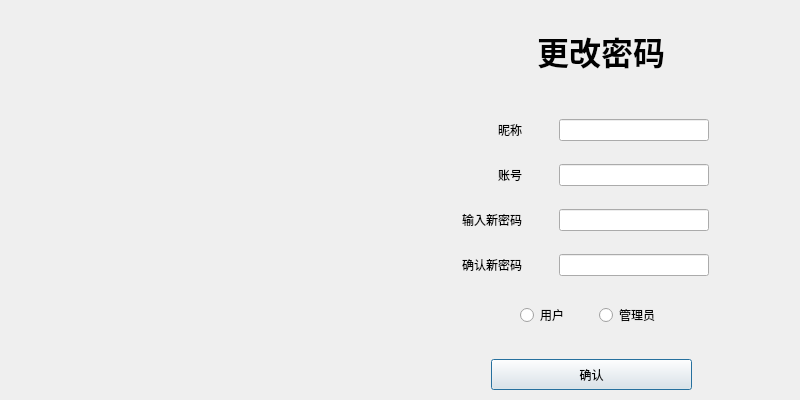
<?xml version="1.0" encoding="UTF-8"?>
<ui version="4.0">
 <class>Dlg_ChangePassword</class>
 <widget class="QDialog" name="Dlg_ChangePassword">
  <property name="geometry">
   <rect>
    <x>0</x>
    <y>0</y>
    <width>800</width>
    <height>400</height>
   </rect>
  </property>
  <property name="windowTitle">
   <string>Dialog</string>
  </property>
  <widget class="QWidget" name="widget" native="true">
   <property name="geometry">
    <rect>
     <x>0</x>
     <y>0</y>
     <width>400</width>
     <height>400</height>
    </rect>
   </property>
   <widget class="QLabel" name="label">
    <property name="geometry">
     <rect>
      <x>0</x>
      <y>0</y>
      <width>400</width>
      <height>400</height>
     </rect>
    </property>
    <property name="text">
     <string/>
    </property>
    <property name="pixmap">
     <pixmap resource="Logo.qrc">:/image/Logo.png</pixmap>
    </property>
    <property name="scaledContents">
     <bool>true</bool>
    </property>
   </widget>
  </widget>
  <widget class="QWidget" name="widget_2" native="true">
   <property name="geometry">
    <rect>
     <x>400</x>
     <y>0</y>
     <width>400</width>
     <height>400</height>
    </rect>
   </property>
   <widget class="QWidget" name="widget_3" native="true">
    <property name="geometry">
     <rect>
      <x>1</x>
      <y>1</y>
      <width>399</width>
      <height>100</height>
     </rect>
    </property>
    <widget class="QLabel" name="label_2">
     <property name="geometry">
      <rect>
       <x>0</x>
       <y>0</y>
       <width>400</width>
       <height>100</height>
      </rect>
     </property>
     <property name="font">
      <font>
       <family>Bahnschrift SemiBold</family>
       <pointsize>24</pointsize>
       <bold>true</bold>
      </font>
     </property>
     <property name="text">
      <string>更改密码</string>
     </property>
     <property name="alignment">
      <set>Qt::AlignCenter</set>
     </property>
    </widget>
   </widget>
   <widget class="QWidget" name="widget_4" native="true">
    <property name="geometry">
     <rect>
      <x>-59</x>
      <y>102</y>
      <width>401</width>
      <height>191</height>
     </rect>
    </property>
    <layout class="QGridLayout" name="gridLayout">
     <item row="1" column="0">
      <widget class="QLabel" name="label_4">
       <property name="maximumSize">
        <size>
         <width>150</width>
         <height>16777215</height>
        </size>
       </property>
       <property name="text">
        <string>账号</string>
       </property>
       <property name="alignment">
        <set>Qt::AlignRight|Qt::AlignTrailing|Qt::AlignVCenter</set>
       </property>
      </widget>
     </item>
     <item row="3" column="0">
      <widget class="QLabel" name="label_6">
       <property name="maximumSize">
        <size>
         <width>150</width>
         <height>16777215</height>
        </size>
       </property>
       <property name="text">
        <string>确认新密码</string>
       </property>
       <property name="alignment">
        <set>Qt::AlignRight|Qt::AlignTrailing|Qt::AlignVCenter</set>
       </property>
      </widget>
     </item>
     <item row="3" column="1">
      <widget class="QLineEdit" name="lineEdit_4">
       <property name="maximumSize">
        <size>
         <width>150</width>
         <height>16777215</height>
        </size>
       </property>
      </widget>
     </item>
     <item row="0" column="1">
      <widget class="QLineEdit" name="lineEdit">
       <property name="maximumSize">
        <size>
         <width>150</width>
         <height>16777215</height>
        </size>
       </property>
      </widget>
     </item>
     <item row="2" column="0">
      <widget class="QLabel" name="label_5">
       <property name="maximumSize">
        <size>
         <width>150</width>
         <height>16777215</height>
        </size>
       </property>
       <property name="text">
        <string>输入新密码</string>
       </property>
       <property name="alignment">
        <set>Qt::AlignRight|Qt::AlignTrailing|Qt::AlignVCenter</set>
       </property>
      </widget>
     </item>
     <item row="2" column="1">
      <widget class="QLineEdit" name="lineEdit_3">
       <property name="maximumSize">
        <size>
         <width>150</width>
         <height>16777215</height>
        </size>
       </property>
      </widget>
     </item>
     <item row="1" column="1">
      <widget class="QLineEdit" name="lineEdit_2">
       <property name="maximumSize">
        <size>
         <width>150</width>
         <height>16777215</height>
        </size>
       </property>
      </widget>
     </item>
     <item row="0" column="0">
      <widget class="QLabel" name="label_3">
       <property name="maximumSize">
        <size>
         <width>150</width>
         <height>16777215</height>
        </size>
       </property>
       <property name="text">
        <string>昵称</string>
       </property>
       <property name="alignment">
        <set>Qt::AlignRight|Qt::AlignTrailing|Qt::AlignVCenter</set>
       </property>
      </widget>
     </item>
    </layout>
   </widget>
   <widget class="QWidget" name="widget_5" native="true">
    <property name="geometry">
     <rect>
      <x>120</x>
      <y>290</y>
      <width>151</width>
      <height>51</height>
     </rect>
    </property>
    <layout class="QGridLayout" name="gridLayout_2">
     <item row="0" column="0">
      <widget class="QRadioButton" name="radioButton">
       <property name="text">
        <string>用户</string>
       </property>
      </widget>
     </item>
     <item row="0" column="1">
      <widget class="QRadioButton" name="radioButton_2">
       <property name="text">
        <string>管理员</string>
       </property>
      </widget>
     </item>
    </layout>
   </widget>
   <widget class="QWidget" name="widget_6" native="true">
    <property name="geometry">
     <rect>
      <x>1</x>
      <y>339</y>
      <width>399</width>
      <height>60</height>
     </rect>
    </property>
    <widget class="QPushButton" name="pushButton">
     <property name="geometry">
      <rect>
       <x>90</x>
       <y>20</y>
       <width>201</width>
       <height>31</height>
      </rect>
     </property>
     <property name="text">
      <string>确认</string>
     </property>
    </widget>
   </widget>
  </widget>
 </widget>
 <resources>
  <include location="Logo.qrc"/>
 </resources>
 <connections/>
</ui>
